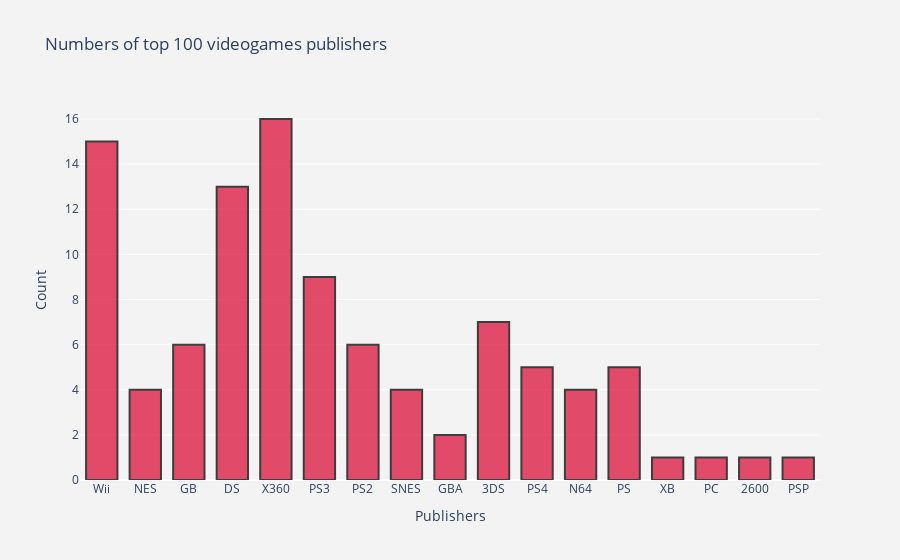

This figure's notebook cell:
### Markdown cell above
### Bar charts!

### Code cell
df = dataframe.head(100)
trace = go.Histogram(x=df.Platform,
                     marker=dict(color="crimson", line=dict(color='black', width=2)),opacity=0.75)
layout = go.Layout(
    title='Numbers of top 100 videogames publishers',
    xaxis=dict(title='Publishers'),
    yaxis=dict(title="Count"),
    bargap=0.2,
    bargroupgap=0.1,
    paper_bgcolor="rgb(243, 243, 243)",
    plot_bgcolor="rgb(243, 243, 243)")
iplot(go.Figure(data=[trace], layout=layout))

### Figure 1 — Plotly figure (JSON) as saved in the notebook; plotly's stock layout.template omitted (floating-point values rounded to 4 significant figures)
{"data": [{"marker": {"color": "crimson", "line": {"color": "black", "width": 2}}, "opacity": 0.75, "type": "histogram", "x": ["Wii", "NES", "Wii", "Wii", "GB", "GB", "DS", "Wii", "Wii", "NES", "DS", "DS", "GB", "Wii", "Wii", "X360", "PS3", "PS2", "SNES", "DS", "DS", "GB", "NES", "X360", "PS2", "GBA", "DS", "DS", "PS2", "X360", "GB", "X360", "3DS", "PS4", "PS3", "X360", "X360", "PS3", "PS2", "Wii", "PS3", "DS", "3DS", "X360", "PS4", "DS", "N64", "PS2", "Wii", "3DS", "GB", "X360", "PS", "3DS", "PS3", "PS3", "PS3", "SNES", "GBA", "DS", "Wii", "X360", "X360", "N64", "3DS", "X360", "PS", "PS3", "Wii", "PS", "X360", "SNES", "X360", "3DS", "DS", "X360", "SNES", "PS4", "Wii", "XB", "Wii", "DS", "PS3", "PC", "N64", "Wii", "PS2", "PS", "DS", "2600", "PSP", "Wii", "PS4", "PS4", "N64", "PS", "NES", "3DS", "X360", "X360"]}], "layout": {"bargap": 0.2, "bargroupgap": 0.1, "paper_bgcolor": "rgb(243, 243, 243)", "plot_bgcolor": "rgb(243, 243, 243)", "title": {"text": "Numbers of top 100 videogames publishers"}, "xaxis": {"title": {"text": "Publishers"}}, "yaxis": {"title": {"text": "Count"}}}}
